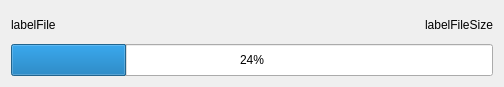
<?xml version="1.0" encoding="UTF-8"?>
<ui version="4.0">
 <class>DownloadProgress</class>
 <widget class="QDialog" name="DownloadProgress">
  <property name="geometry">
   <rect>
    <x>0</x>
    <y>0</y>
    <width>504</width>
    <height>87</height>
   </rect>
  </property>
  <property name="windowTitle">
   <string>Обновление программных модулей...</string>
  </property>
  <property name="modal">
   <bool>true</bool>
  </property>
  <layout class="QVBoxLayout" name="verticalLayout">
   <item>
    <layout class="QHBoxLayout" name="horizontalLayout">
     <item>
      <widget class="QLabel" name="labelFile">
       <property name="text">
        <string>labelFile</string>
       </property>
      </widget>
     </item>
     <item>
      <spacer name="horizontalSpacer">
       <property name="orientation">
        <enum>Qt::Horizontal</enum>
       </property>
       <property name="sizeHint" stdset="0">
        <size>
         <width>40</width>
         <height>20</height>
        </size>
       </property>
      </spacer>
     </item>
     <item>
      <widget class="QLabel" name="labelFileSize">
       <property name="text">
        <string>labelFileSize</string>
       </property>
      </widget>
     </item>
    </layout>
   </item>
   <item>
    <widget class="QProgressBar" name="progressBarFile">
     <property name="minimumSize">
      <size>
       <width>0</width>
       <height>32</height>
      </size>
     </property>
     <property name="value">
      <number>24</number>
     </property>
     <property name="alignment">
      <set>Qt::AlignCenter</set>
     </property>
    </widget>
   </item>
  </layout>
 </widget>
 <resources/>
 <connections/>
</ui>
